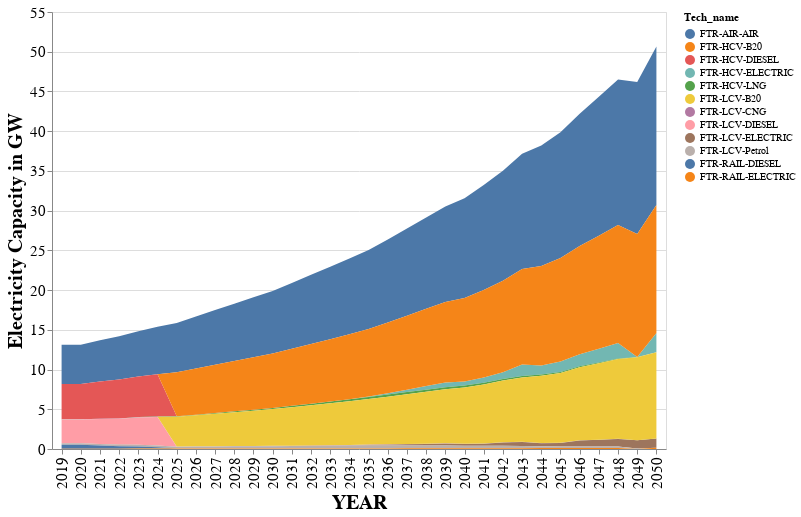

Notebook source saved alongside this figure:
### Code cell
sector = final_energy_all.Sector.drop_duplicates().tolist()[0]
fe_dem = final_energy_all.loc[final_energy_all.Sector==sector,['YEAR','Tech_name','VALUE']]
sec_chart = alt.Chart(fe_dem.dropna(),width=614,height=437)
selection = alt.selection_multi(fields=['Tech_name'],bind='legend')
sec_chart.mark_area().encode(
                alt.X("YEAR:N",axis=alt.Axis(labelFontSize=15,labelAngle=270,titleFontSize=20)),
                alt.Y("sum(VALUE)",title='Electricity Capacity in GW',axis=alt.Axis(labelFontSize=15,labelAngle=0,titleFontSize=20)),
                alt.Color('Tech_name'),
                opacity = alt.condition(selection, alt.value(1), alt.value(0.1)),
                tooltip=['YEAR','Tech_name','sum(VALUE)']
            ).add_selection(selection).interactive()

### Figure 1 — Vega-Lite specification as saved in the notebook (floating-point values rounded to 4 significant figures; data arrays with more than 128 entries replaced by an {"elided": "..."} marker saying what was removed)
{"config": {"view": {"continuousWidth": 400, "continuousHeight": 300}}, "data": {"name": "data-a3ed7b375d90cc0e0e3d96c5ea1cc4a7"}, "mark": "area", "encoding": {"color": {"type": "nominal", "field": "Tech_name"}, "opacity": {"condition": {"value": 1, "selection": "selector056"}, "value": 0.1}, "tooltip": [{"type": "quantitative", "field": "YEAR"}, {"type": "nominal", "field": "Tech_name"}, {"type": "quantitative", "aggregate": "sum", "field": "VALUE"}], "x": {"type": "nominal", "axis": {"labelAngle": 270, "labelFontSize": 15, "titleFontSize": 20}, "field": "YEAR"}, "y": {"type": "quantitative", "aggregate": "sum", "axis": {"labelAngle": 0, "labelFontSize": 15, "titleFontSize": 20}, "field": "VALUE", "title": "Electricity Capacity in GW"}}, "height": 437, "selection": {"selector056": {"type": "multi", "fields": ["Tech_name"], "bind": "legend"}, "selector057": {"type": "interval", "bind": "scales", "encodings": ["x", "y"]}}, "width": 614, "$schema": "https://vega.github.io/schema/vega-lite/v4.8.1.json", "datasets": {"data-a3ed7b375d90cc0e0e3d96c5ea1cc4a7": {"elided": "289 records"}}}
